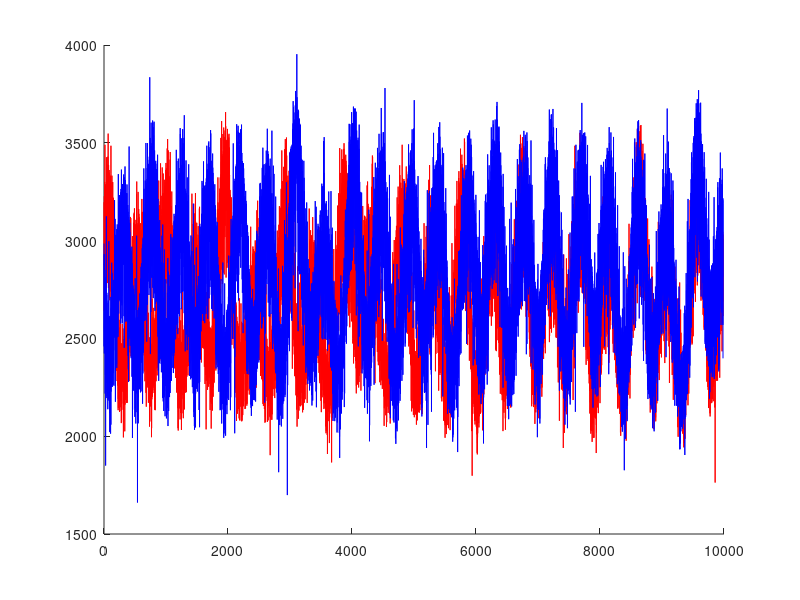

Source code (MATLAB):
close all; clc 
%Import generator data into structs (for loop would have been easier..) 
current= load("versuch_1/durchfuehrung/Versuch 6_8kmh_6ohm/Current_RawData.mat");
voltage=load("versuch_1/durchfuehrung/Versuch 6_8kmh_6ohm/Voltage_RawData.mat");
gd_8K_6R.Current_Data=current.Current_Data;
gd_8K_6R.Voltage_Data=voltage.Voltage_Data;
current= load("versuch_1/durchfuehrung/Versuch 7_10kmh_6ohm/Current_RawData.mat");
voltage=load("versuch_1/durchfuehrung/Versuch 7_10kmh_6ohm/Voltage_RawData.mat");
gd_10K_6R.Current_Data=current.Current_Data;
gd_10K_6R.Voltage_Data=voltage.Voltage_Data;
current= load("versuch_1/durchfuehrung/Versuch 2_8kmh_10ohm/Current_RawData.mat");
voltage=load("versuch_1/durchfuehrung/Versuch 2_8kmh_10ohm/Voltage_RawData.mat");
gd_8K_10R.Current_Data=current.Current_Data;
gd_8K_10R.Voltage_Data=voltage.Voltage_Data;
clear voltage current;
current= load("versuch_1/durchfuehrung/Versuch 1_8kmh_8ohm/Current_RawData.mat");
voltage=load("versuch_1/durchfuehrung/Versuch 1_8kmh_8ohm/Voltage_RawData.mat");
gd_8K_8R.Current_Data=current.Current_Data;
gd_8K_8R.Voltage_Data=voltage.Voltage_Data;
clear voltage current;

% figure("Name","8 km/h @ 8R & 10R ");
hold on;
plot(gd_8K_6R.Voltage_Data,"red");
plot(gd_8K_8R.Voltage_Data,"blue")
%plot(gd_8K_10R.Current_Data,"blue")

% Calculate internal resistance based on average 
delta_voltage10R_6R= mean(gd_8K_10R.Voltage_Data)-mean(gd_8K_6R.Voltage_Data);
delta_current10R_6R= mean(gd_8K_6R.Current_Data)-mean(gd_8K_10R.Current_Data);
R_1=delta_voltage10R_6R/delta_current10R_6R;
delta_voltage10R_8R= mean(gd_8K_10R.Voltage_Data)-mean(gd_8K_8R.Voltage_Data);
delta_current10R_8R= mean(gd_8K_8R.Current_Data)-mean(gd_8K_10R.Current_Data);
R_2=delta_voltage10R_8R/delta_current10R_8R;
delta_voltage8R_6R= mean(gd_8K_8R.Voltage_Data)-mean(gd_8K_6R.Voltage_Data);
delta_current8R_6R= mean(gd_8K_6R.Current_Data)-mean(gd_8K_8R.Current_Data);
R_3=delta_voltage8R_6R/delta_current8R_6R;
